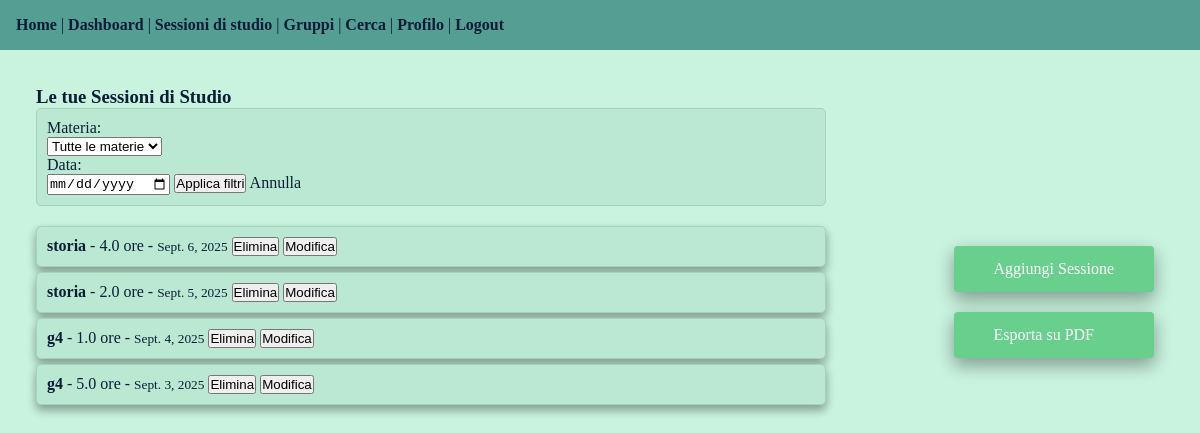
Before: /study/sessions/ (signed in) with the older database file.
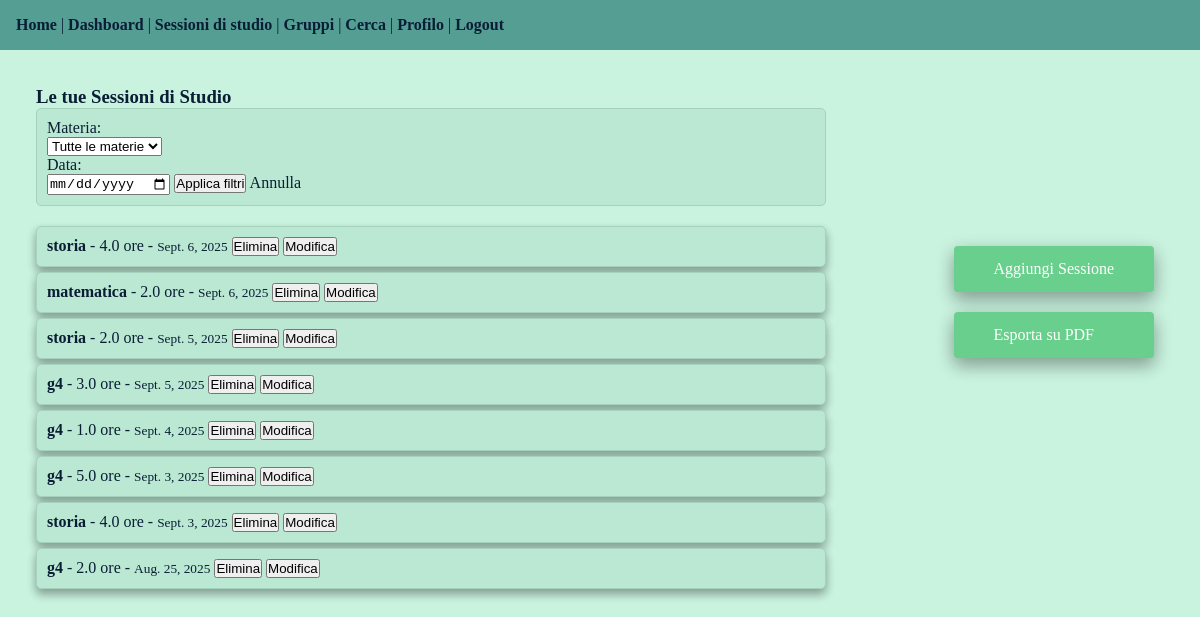
After: the same page with the newer database file.
### study/models.py (models this page shows, shortened)
class StudySession(models.Model):
    user = models.ForeignKey(User, on_delete=models.CASCADE, related_name="study_sessions")
    subject = models.ForeignKey(Subject, on_delete=models.CASCADE,)
    duration = models.DecimalField(max_digits=4, decimal_places=1)
    date = models.DateField()
    notes = models.TextField(max_length=100)
    class Meta:
        ordering= ['-date']

class Subject(models.Model):
    name = models.CharField(max_length=50, unique=True)
    created_at=models.DateTimeField(auto_now_add=True)
    created_by = models.ForeignKey(User, on_delete=models.SET_NULL, null=True, blank=True)
    class Meta:
        ordering = ['name']
    def __str__(self):
        return f"{self.name}"

### study/views.py (the view)
# urls.py: path('sessions/', views.study_session_list, name='session_list'),
@login_required
def study_session_list(request):
    user_sessions = filter_sessions(request.user, request.GET)
    context = {
        'sessions' : user_sessions,
        'subjects' : Subject.objects.filter(created_by=request.user)
    }
    return render(request, 'study/session_list.html', context)

### study/views.py (called while the page is built)
def filter_sessions(user, req):
    user_sessions = StudySession.objects.filter(user=user)
    if req.get('subjects'):
        user_sessions=user_sessions.filter(subject_id=req['subjects'])
    if req.get('date'):
        user_sessions=user_sessions.filter(date=req['date'])
    return user_sessions

### study/templates/study/session_list.html (shortened to what this page needs)
{% extends 'dashboard.html' %}
{% block content %}
<div class="dashboard-main">
    <div class="session-list">
        <h3>Le tue Sessioni di Studio</h3>
        <div class="form-filters">
            <form method="GET" action="{% url 'study:session_list'%}" class="filtri">
                <p> Materia: </p>
                <select name="subjects">
                    <option value=""> Tutte le materie</option>
                </select>
                <p>Data: </p>
                <input type="date" name="date" value="{{request.GET.data}}">
                <button type="submit"> Applica filtri</button>
                <a href="{% url 'study:session_list' %}">Annulla</a>
            </form>
        </div>
            {% if sessions %}
                <div class="list-session-group">
                    {% for session in sessions %}
                        <div class="session">
                            <strong>{{ session.subject }}</strong> -
                            {{ session.duration }} ore -
                            <small >{{ session.date }}</small>
                            <form method="post" action="{% url 'study:delete_session' session.pk %}" style="display:inline;">
                            <button type="submit">Elimina</button>
                            </form>
                            <form method="post" action="{% url 'study:edit_session' session.pk %}" style="display:inline;">
                            <button type="submit">Modifica</button>
                            </form>
                        </div>
                    {% endfor %}
                </div>
            {% else %}
                <p>Non hai ancora registrato sessioni di studio. Inizia ora!</p>
            {% endif %}
    </div>
   <div class="session-list-buttons">
    <a href="{% url 'study:add_session' %}" class="main-buttons"> Aggiungi Sessione  </a>
    <a href="{% url 'study:export_list' %}?subjects={{request.GET.subjects}}&date={{request.GET.date}}" class="main-buttons"> Esporta su PDF </a>
   </div>
</div>
{% endblock %}

Changed rows visible on the page:
added StudySession: subject "matematica", duration "2.0", date "Sept. 6, 2025"
added StudySession: subject "g4", duration "3.0", date "Sept. 5, 2025"
added StudySession: subject "storia", duration "4.0", date "Sept. 3, 2025"
added StudySession: subject "g4", duration "2.0", date "Aug. 25, 2025"
